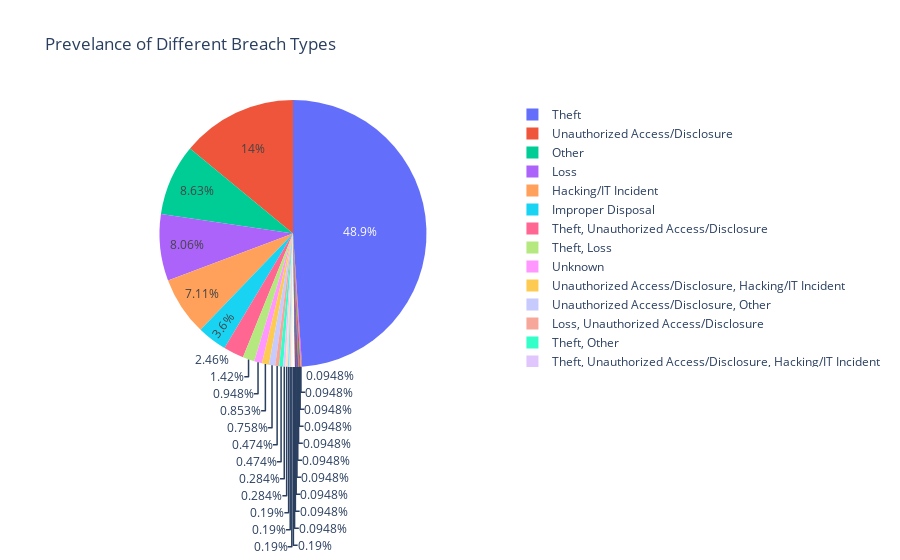

The notebook cell saved with this chart:
### Markdown cell above
How about a pie chart? **NOTE**: Running this part requires Node.js and the plotly-extension to be installed, which was a bit of a process: https://stackoverflow.com/questions/54936125/plotly-gives-an-empty-field-as-output-in-jupyter-lab. I originally tried using the Pandas and Matplotlib libraries for this, but the smaller slices were so close together that I wanted the ability to hover over each slice to reveal the values. Plus, the text isn't as messy. I'm still not really satisfied with this, though, and it is not worth the required dependencies.

### Code cell
df_pie = pd.DataFrame(df["Type_of_Breach"].value_counts())
df_pie.rename(columns = {"Type_of_Breach" : "Frequency"}, inplace = True)
df_pie.index.name = "Type_of_Breach"
fig = px.pie(df_pie, values="Frequency", 
             names = df_pie.index, title = 'Prevelance of Different Breach Types')
fig.show()

### Figure 1 — Plotly figure (JSON) as saved in the notebook; plotly's stock layout.template omitted (floating-point values rounded to 4 significant figures)
{"data": [{"domain": {"x": [0, 1], "y": [0, 1]}, "hovertemplate": "Type_of_Breach=%{label}<br>Frequency=%{value}<extra></extra>", "labels": ["Theft", "Unauthorized Access/Disclosure", "Other", "Loss", "Hacking/IT Incident", "Improper Disposal", "Theft, Unauthorized Access/Disclosure", "Theft, Loss", "Unknown", "Unauthorized Access/Disclosure, Hacking/IT Incident", "Unauthorized Access/Disclosure, Other", "Loss, Unauthorized Access/Disclosure", "Theft, Other", "Theft, Unauthorized Access/Disclosure, Hacking/IT Incident", "Loss, Improper Disposal", "Unknown, Other", "Unauthorized Access/Disclosure ", "Loss, Unknown", "Loss, Other", "Unauthorized Access/Disclosure, Hacking/IT Incident, Other", "Theft, Loss, Other", "Theft, Loss, Improper Disposal", "Theft, Improper Disposal, Unauthorized Access/Disclosure", "Loss, Unauthorized Access/Disclosure, Unknown", "Theft, Loss, Unauthorized Access/Disclosure, Unknown", "Theft, Hacking/IT Incident", "Improper Disposal, Unauthorized Access/Disclosure", "Theft, Unauthorized Access/Disclosure, Other", "Hacking/IT Incident, Other"], "legendgroup": "", "name": "", "showlegend": true, "type": "pie", "values": [516, 148, 91, 85, 75, 38, 26, 15, 10, 9, 8, 5, 5, 3, 3, 2, 2, 2, 2, 1, 1, 1, 1, 1, 1, 1, 1, 1, 1]}], "layout": {"autosize": true, "legend": {"tracegroupgap": 0}, "title": {"text": "Prevelance of Different Breach Types"}}}
